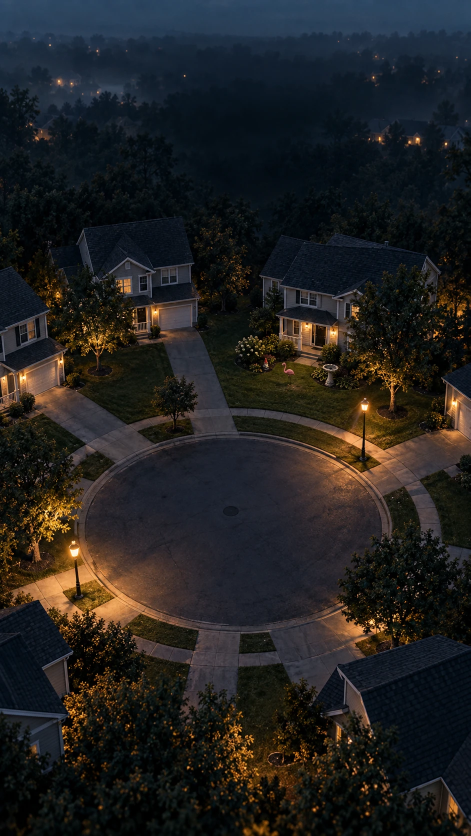
#> input picture shows/nobody-moves/stills/aerial.webp, 941 x 1672 px (shown at 1/2 size)
$ python -i render.py   (imports and definitions only)
#> lines starting #> are read from the running program, lines starting #| are printed output that depends on the picture
#> further down, picture is the input picture: PIL image 941x1672 RGB; mean R, G, B 34.1, 33.2, 32.5
"""Render an episode to a 1080x1920 TikTok MP4 from its stills + build/timeline.json.

  python pipeline/render.py episodes/<episode>                        # -> build/<episode>.mp4
  python pipeline/render.py episodes/<episode> --preview 1.0,9.5,20   # build/preview_*.png at those seconds
  python pipeline/render.py episodes/<episode> --contact              # one frame per shot -> build/contact.png

Run build_audio.py first. Stills are read from <episode>/stills/<key>.(png|jpg|webp);
a shot uses the first of its views whose still exists, else a labelled placeholder. An episode's
DERIVED_STILLS (exposure lifts of existing stills) are computed here, in memory.
A reenactment plays its clip from clips/ (decoded from frame 0, never seeked, so a preview and the
full render give the same pixels) under a red "REENACTMENT · AI" tag, or its fallback still while the
clip is missing.
"""
import json
import math
import os
import re
import subprocess
import sys

import numpy as np
from PIL import Image, ImageDraw, ImageFilter, ImageFont

from common import (CLIP_KINDS, CTA_DELAY, DISCLOSURE_IN, FONTS, RX_TAG_X, RX_TAG_Y, SHOW_DIR, clip_path,
                    doorbell_clock, file_sha1, fmt_clock, fmt_rate, load_episode, rx_tag_width)

W, H, FPS = 1080, 1920, 30
YELLOW = (242, 194, 48)
RED = (208, 52, 44)

# set by init()
ep = BUILD = STILLS_DIR = None
SHOTS, TOTAL, CAPTIONS, CHUNKS = [], 0.0, [], []
HAS_RX = AI_VOICES = False     # the episode has a reenactment / a voiced line from an ElevenLabs voice
SHOT_BY_ID = {}


# [22 lines left out: functions init, ai_voices, not called in this run]


# ---------------------------------------------------------------- helpers

_fonts = {}


# [8 lines left out: function font, not called in this run]


def clamp(x, a=0.0, b=1.0):
    return max(a, min(b, x))


def smooth(x):
    x = clamp(x)
    return x * x * (3 - 2 * x)


# [54 lines left out: functions spaced_text, wrap, with_alpha, placeholder, still_path, not called in this run]


def own_still(key):
    return any(os.path.exists(os.path.join(STILLS_DIR, f"{key}.{ext}")) for ext in ("png", "jpg", "jpeg", "webp"))


# [7 lines left out: function derived_spec, not called in this run]


def has_still(key):
    return bool(still_path(key) or derived_spec(key))


# [44 lines left out: functions derive, load_still, pick_view, apply_look, not called in this run]


_src = {}


# [10 lines left out: function source, not called in this run]


class ClipReader:
    """The frames of one clip, from an ffmpeg pipe opened at frame 0 (no -ss seeking, so the sequential
    full render and random access, as in previews, the contact sheet and safezones, give identical
    pixels). It keeps the last two frames; a request behind the read head reopens the pipe, which costs
    under 0.5 s on a clip of 10 s or less. Past the end it returns the last frame."""

    def __init__(self, path, w, h):
        self.path, self.w, self.h = path, w, h
        self.proc, self.pos, self.frames, self.last = None, -1, {}, None

    # [32 lines left out: functions _open, frame, close, not called in this run]


_clips = {}   # shot id -> ClipReader: one reader per shot, never per kind, so nothing leaks between shots


# [47 lines left out: functions clip_source, close_clips, kb_view, not called in this run]


# ---------------------------------------------------------------- grading

_yy, _xx = np.mgrid[0:H, 0:W].astype(np.float32)
_r = np.sqrt(((_xx - W / 2) / (W * 0.62)) ** 2 + ((_yy - H / 2) / (H * 0.62)) ** 2)
VIGNETTE = np.clip(1.0 - 0.55 * np.clip(_r - 0.45, 0, None) ** 1.6, 0.35, 1.0)[..., None].astype(np.float32)
_rng = np.random.default_rng(3)
GRAIN = []
# [4 lines not run here, left out]
SCANLINES = np.ones((H, 1, 1), np.float32)
SCANLINES[::3] = 0.82


# [8 lines left out: function grade, not called in this run]


LUMA = np.array([0.299, 0.587, 0.114], np.float32)


def bloom(img, amount=0.25):
    """A soft glow: a blurred quarter-size copy, screen-blended back over the frame."""
#> called with amount = 0.25
    small = img.convert("RGB").resize((W // 4, H // 4), Image.BILINEAR).filter(ImageFilter.GaussianBlur(6))
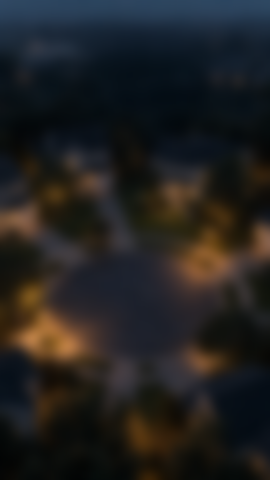
#> small: PIL image 270x480 RGB; mean R, G, B 34.1, 33.2, 32.5
    g = np.asarray(small.resize((W, H), Image.BILINEAR), dtype=np.float32) / 255.0 * amount
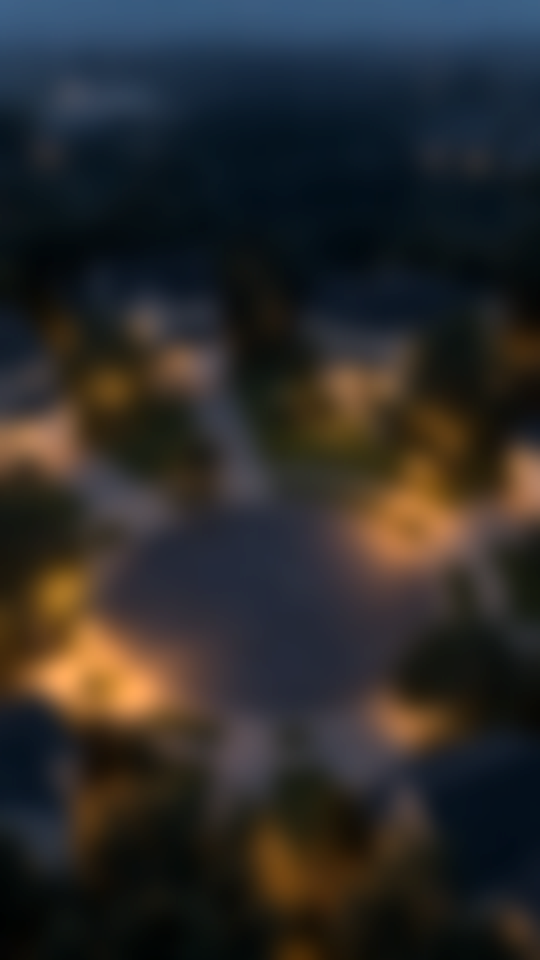
#> g: shape (1920, 1080, 3) float32 (shown at 1/2 size); mean R, G, B 0.0336, 0.0328, 0.0322; drawn with min black and max white
    a = np.asarray(img.convert("RGB"), dtype=np.float32) / 255.0
#> (the run stopped early here; a loop or call above may not have finished)

$ run again, on shows/nobody-moves/stills/deb.webp
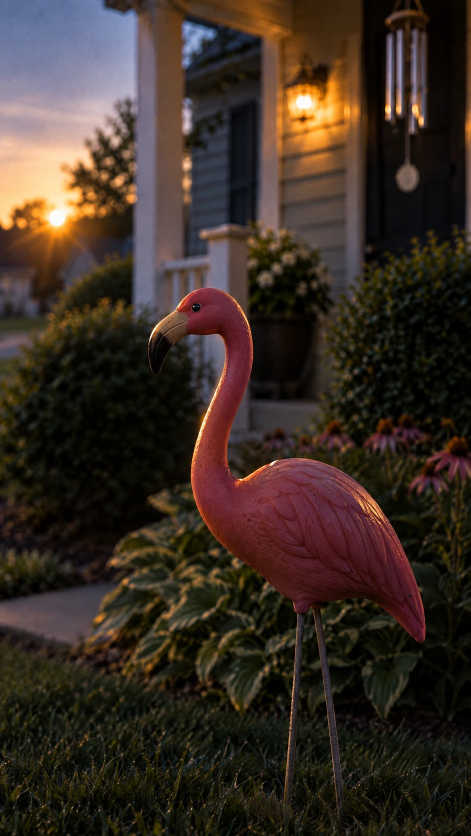
#> input picture shows/nobody-moves/stills/deb.webp, 941 x 1672 px (shown at 1/2 size)
#> picture is the input picture: PIL image 941x1672 RGB; mean R, G, B 58.5, 45.5, 36.5
#> in bloom, `small = img.convert("RGB").resize((W // 4, H // 4), Image.BILINEAR).fi..`:
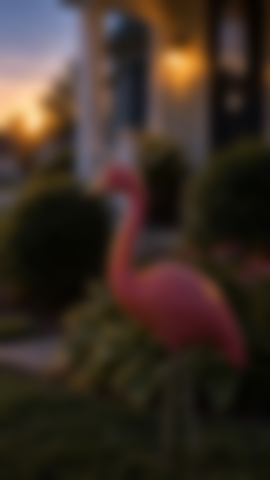
#> small: PIL image 270x480 RGB; mean R, G, B 58.5, 45.6, 36.6

$ run again, on shows/nobody-moves/stills/garrison.webp
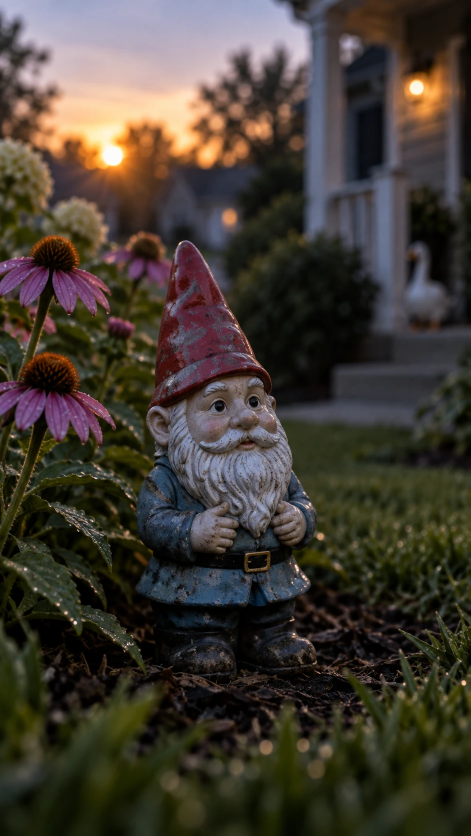
#> input picture shows/nobody-moves/stills/garrison.webp, 941 x 1672 px (shown at 1/2 size)
#> picture is the input picture: PIL image 941x1672 RGB; mean R, G, B 66.9, 59.9, 50.9
#> in bloom, `small = img.convert("RGB").resize((W // 4, H // 4), Image.BILINEAR).fi..`:
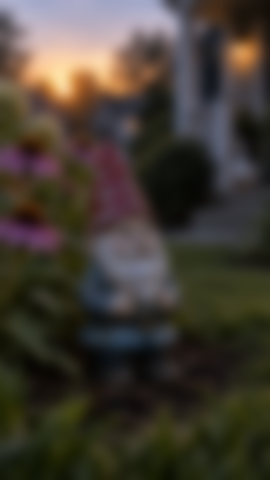
#> small: PIL image 270x480 RGB; mean R, G, B 66.8, 59.9, 50.9

$ run again, on shows/nobody-moves/stills/holes.webp
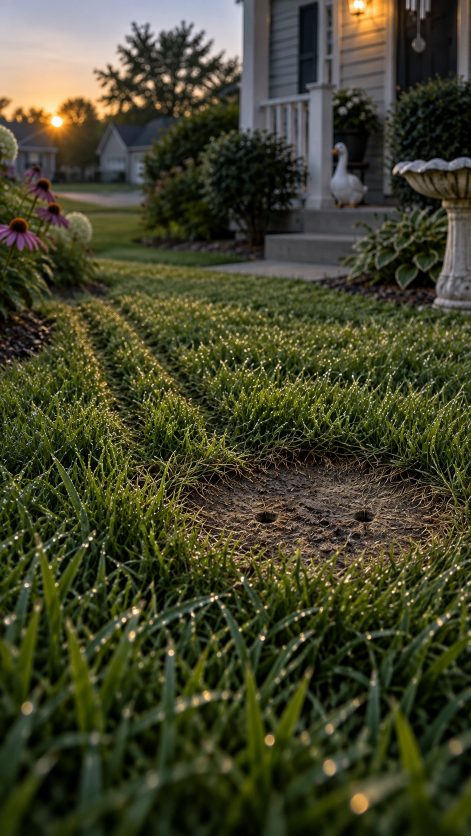
#> input picture shows/nobody-moves/stills/holes.webp, 941 x 1672 px (shown at 1/2 size)
#> picture is the input picture: PIL image 941x1672 RGB; mean R, G, B 66.9, 68.3, 42.6
#> in bloom, `small = img.convert("RGB").resize((W // 4, H // 4), Image.BILINEAR).fi..`:
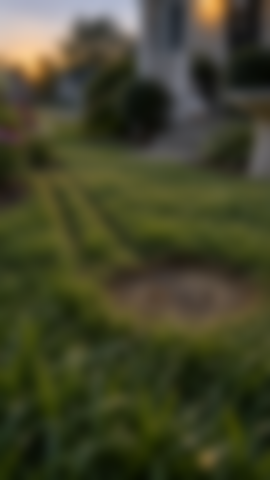
#> small: PIL image 270x480 RGB; mean R, G, B 66.8, 68.2, 42.6
